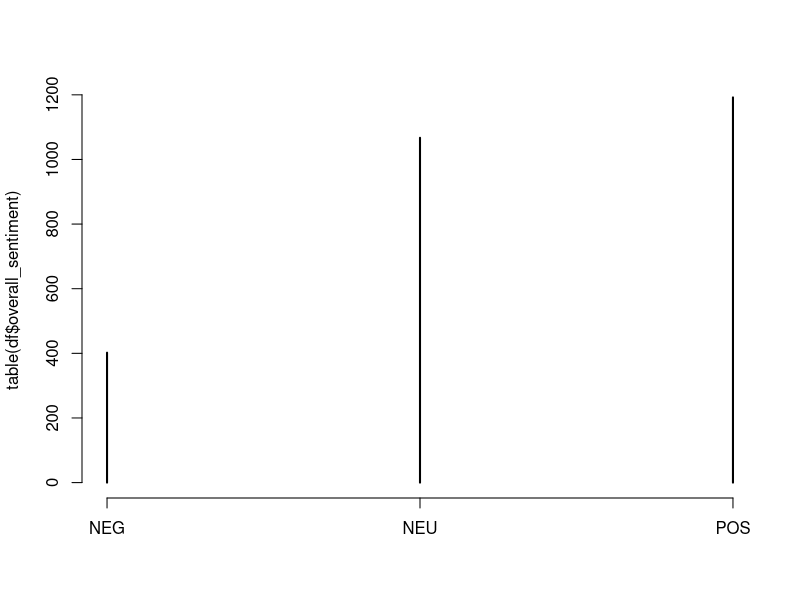
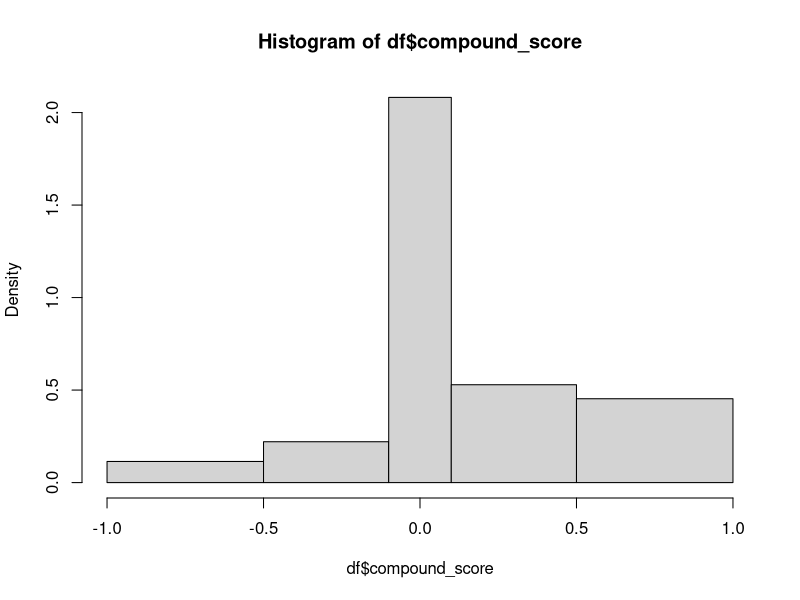
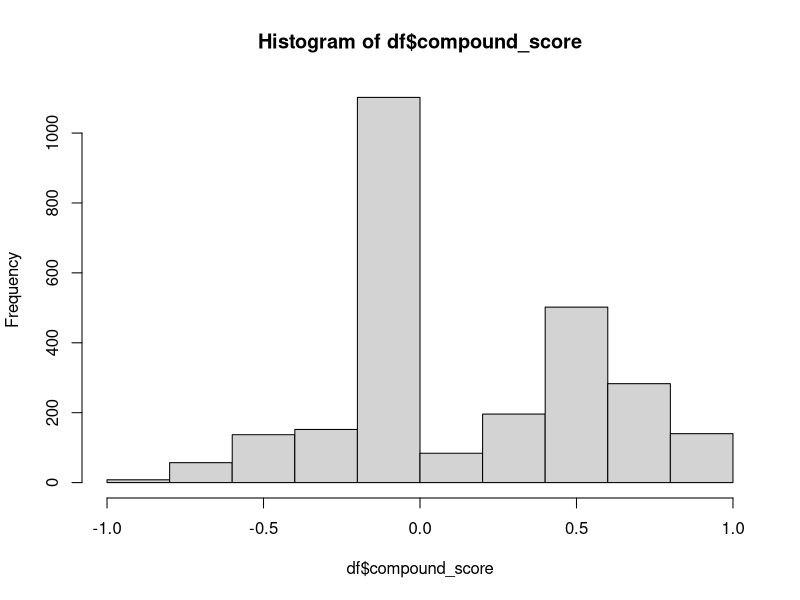
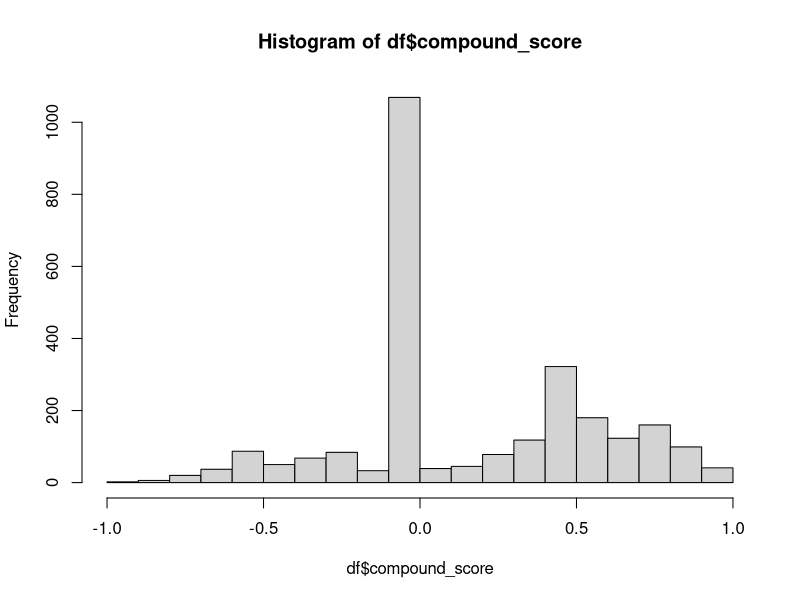

Recreate these plots in R, in order. (Note: this script raises an error after producing the figures.)
getwd()
setwd("/Users/eylulaygun/Desktop/Year\ 5/stat\ 447B/CovidSentimentAnalysis")

df <- read.csv("02-updated_dataframe-apr06.csv")
training_set <- read.csv("training_set.csv")
testing_set <- read.csv("testing_set.csv")

# Data visualizations
summary(df)

plot(table(df$overall_sentiment))
hist(df$compound_score, c(-1, -0.5, -0.1, 0.1, 0.5, 1))  # distribution, skewed towards positive
hist(df$compound_score, c(-1, -0.8, -0.6, -0.4, -0.2, 0, 0.2, 0.4, 0.6, 0.8, 1))  # distribution, skewed towards positive
hist(df$compound_score,  c(-1, -0.9, -0.8,-0.7, -0.6, -0.5,-0.4,-0.3, -0.2,-0.1, 0,0.1, 0.2,0.3, 0.4, 0.5, 0.6, 0.7, 0.8,0.9, 1))  # distribution, skewed towards positive
sum(df$compound_score> 0.05)
sum(df$compound_score< -0.05)

df$retweets_ctg <- cut(df$retweets, breaks = c(-0.01, 0.5, 1, 5, 1000), labels =  c("NO", "AVG", "YES", "VYES"))
df$favorites_ctg <- cut(df$favorites, breaks = c(-0.01, 0.5, 1, 5, 1000), labels =  c("NO", "AVG", "YES", "VYES"))
print(table(df$retweets_ctg))
print(table(df$favorites_ctg))

print(df$retweets>2 )
summary(df$retweets)
summary(df$favorites)

cor.test(df$retweets, df$favorites,  method = "spearman") # reject null hypothesis
cor.test(df$retweets, df$compound_score, method = "spearman") # can't reject
cor.test(df$favorites, df$compound_score, method = "spearman") # reject null hypothesis


labels =  c("VNEG", "NEG", "NEU", "POS", "VPOS")
par(mfrow=c(2,3))
for (i in 1:5){
  sentiment_i_retweets = df$retweets2[which(df$overall_sentiment == labels[i])]
  sentiment_i_scores = df$compound_score[which(df$overall_sentiment == labels[i])]
  print(head(sentiment_i_scores))
  print(labels[i])
  #boxplot(sentiment_i_scores, xlab = labels[i], ylab= "scores")
  boxplot(sentiment_i_retweets, xlab = labels[i], ylab= "retweets^(1/4)")
}

table(training_set$user_location)
table(training_set$user_verified)
table(testing_set$user_verified)
par(mfrow=c(2,2))
# see how average compound score has changed over time for tweets
mean_score_by_day = aggregate(training_set$compound_score, by = list(training_set$date), FUN = mean )
plot( x = as.factor(mean_score_by_day$Group.1), y= mean_score_by_day$x, ylab = "Mean Score") 
max_score_by_date =  aggregate(training_set$compound_score, by = list(training_set$date), FUN = max )
plot( x = as.factor(max_score_by_date$Group.1), y= max_score_by_date$x, ylab = "Max Score") 
min_score_by_date = aggregate(training_set$compound_score, by= list(training_set$date), FUN = min)
plot( x = as.factor(min_score_by_date$Group.1), y= min_score_by_date$x, ylab = "Min Score") # increasing trend
median_score_by_date = aggregate(training_set$compound_score, by= list(training_set$date), FUN = median)
plot( x = as.factor(median_score_by_date$Group.1), y= median_score_by_date$x, ylab = "Median Score") # slightly? increase, most values are zero.

difference_min_max = max_score_by_date$x - min_score_by_date$x # over time, tweets get "milder"

par(mfrow=c(2,3))
# How does number of hashtags change in terms of tweet sentiment
for (i in 1:5){
  sentiment_i_hashtag_count = df$hashtags_count[which(df$overall_sentiment == labels[i])]
  sentiment_i_scores = df$compound_score[which(df$overall_sentiment == labels[i])]
  print(head(sentiment_i_hashtag_count))
  print(labels[i])
  #boxplot(sentiment_i_scores, xlab = labels[i], ylab= "scores")
  boxplot(sentiment_i_hashtag_count, xlab = labels[i], ylab= "hashtag count")
}





labels =  c("NO", "AVG", "YES", "VYES")
par(mfrow=c(2,2))
for (i in 1:4){
  sentiment_i_hashtags = training_set$hashtags_count[which(training_set$retweets_ctg == labels[i])]
  sentiment_i_scores = training_set$compound_score[which(training_set$retweets_ctg == labels[i])]
  print(head(sentiment_i_scores))
  print(labels[i])
  boxplot(sentiment_i_hashtags, xlab = labels[i], ylab= "# of hashtags")
}


